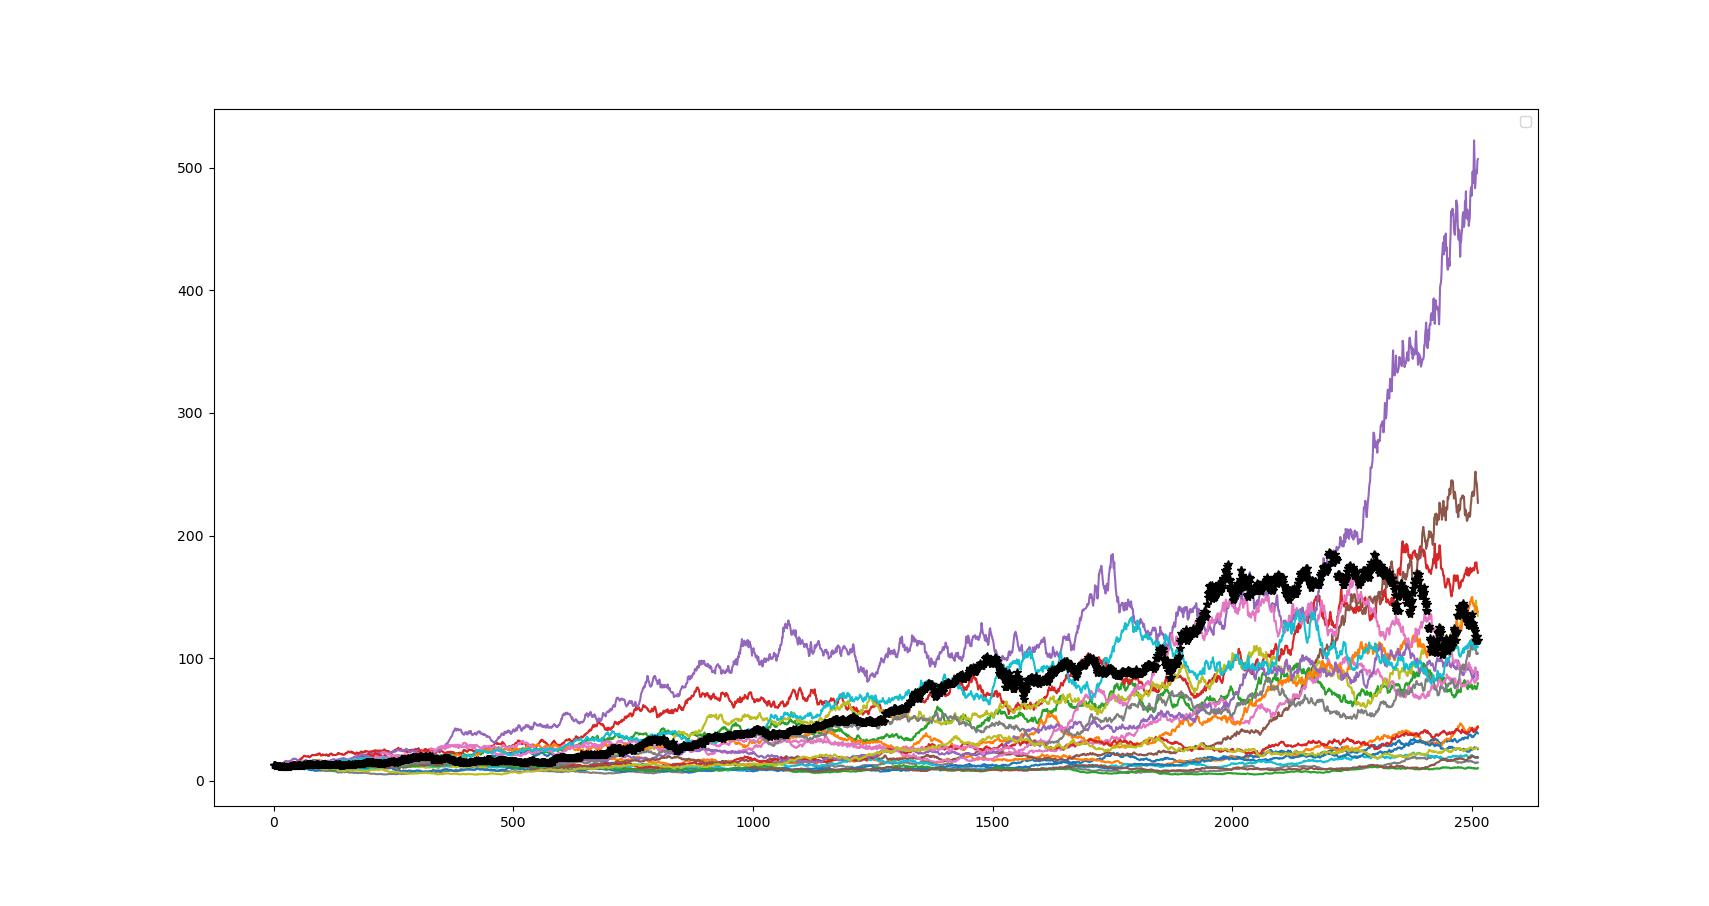

The Python source for this figure:
import numpy as np
import pandas as pd
import matplotlib.pyplot as plt
from scipy.stats import norm
from pandas.plotting import register_matplotlib_converters

register_matplotlib_converters()

Amzndata = pd.read_csv("C:/Users/goeld/OneDrive/Desktop/Financial Analytics/AMZN.csv", header = 0, usecols= ['Date', 'Close'], parse_dates= True, index_col= 'Date')

print(Amzndata.info())

print(Amzndata.describe())

plt.figure(figsize = (20, 10))

plt.plot(Amzndata)

plt.show()

Amzndatapctchange = Amzndata.pct_change()

Amznlogreturns = np.log(1 + Amzndatapctchange)
print(Amznlogreturns.tail(10))

plt.figure(figsize= (20, 10))

plt.plot(Amznlogreturns)

plt.show()

Meanlogreturns = np.array(Amznlogreturns.mean())

Varlogreturns = np.array(Amznlogreturns.var())

Stddevlogreturns = np.array(Amznlogreturns.std())

drift = Meanlogreturns - (0.5* Varlogreturns)

print("Drift =", drift)

numintervals = 2514

iterations = 20

np.random.seed(7)

SBmotion = norm.ppf(np.random.rand(numintervals, iterations))

dailyreturns = np.exp((drift  + Stddevlogreturns*SBmotion))

startstockprices = Amzndata.iloc[0]

stockprice = np.zeros_like(dailyreturns)

stockprice[0] = startstockprices

for t in range(1, numintervals):
    stockprice[t] = stockprice[t-1]*dailyreturns[t]

plt.figure(figsize= (20,10))

plt.plot(stockprice)

plt.legend()

amzntrend = np.array(Amzndata.iloc[:, 0:1])

plt.plot(amzntrend, 'k*')

plt.show()
